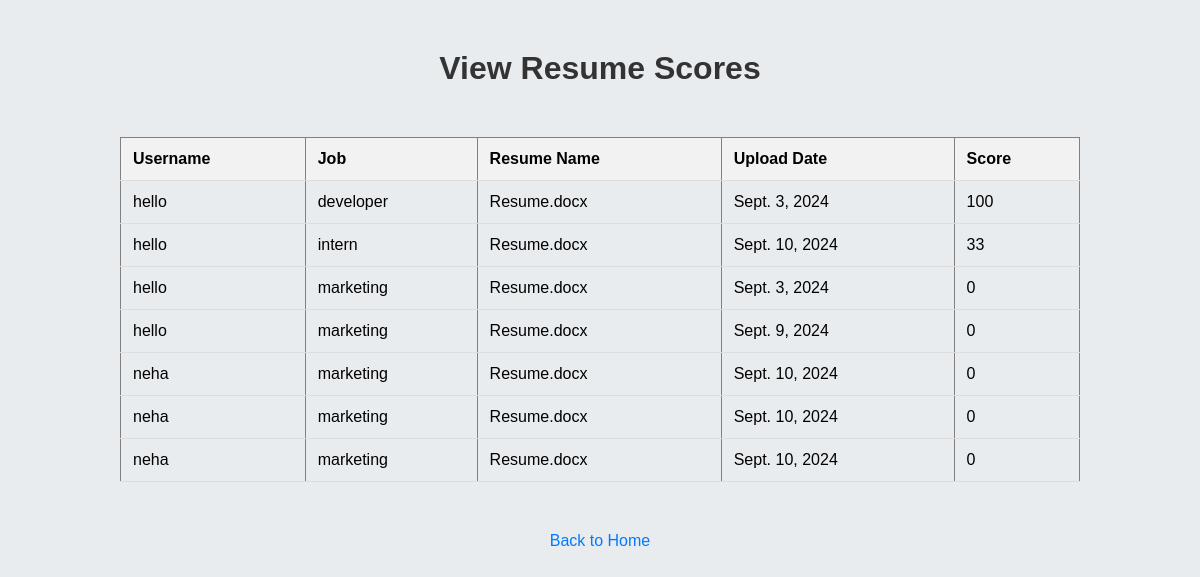
Screenshot of /view_score/ with the database file from the repository.
### ResumeAnalysisApp/models.py (models this page shows, shortened)
class ResumeUpload(models.Model):
    job = models.ForeignKey(JobPost, on_delete=models.CASCADE)
    username = models.CharField(max_length=100)
    resume_name = models.CharField(max_length=100)
    upload_date = models.DateField(auto_now_add=True)
    resume_json = models.TextField()
    resume_score = models.IntegerField()

class JobPost(models.Model):
    job_name = models.CharField(max_length=100)
    job_details = models.TextField()
    skills = models.TextField()
    post_date = models.DateField(auto_now_add=True)
    company_name = models.CharField(max_length=100)
    salary = models.CharField(max_length=50)

### ResumeAnalysisApp/views.py (the view)
# urls.py: path('view_score/', views.view_score, name='view_score'),
def view_score(request):
    resumes = ResumeUpload.objects.all().order_by('-resume_score')
    context = {'resumes': resumes}
    return render(request, 'ViewScore.html', context)

### ResumeAnalysisApp/templates/ViewScore.html (shortened to what this page needs)
<!DOCTYPE html>
<html>
<head>
    {% load static %}
    <link rel="stylesheet" type="text/css" href="{% static 'css/ViewScore.css' %}">
</head>
<body>
    <h1>View Resume Scores</h1>
    <table border="1">
        <tr>
            <th>Username</th>
            <th>Job</th>
            <th>Resume Name</th>
            <th>Upload Date</th>
            <th>Score</th>
        </tr>
        {% for resume in resumes %}
        <tr>
            <td>{{ resume.username }}</td>
            <td>{{ resume.job.job_name }}</td>
            <td>{{ resume.resume_name }}</td>
            <td>{{ resume.upload_date }}</td>
            <td>{{ resume.resume_score }}</td>
        </tr>
        {% endfor %}
    </table>
    <a href="{% url 'index' %}">Back to Home</a>
</body>
</html>

### ResumeAnalysisApp/static/css/ViewScore.css (style rules this page uses)
body { font-family: Arial, sans-serif; background-color: #e9ecef; text-align: center; margin: 0; padding: 0; }
h1 { color: #333; margin-top: 50px; }
table { margin: 50px auto; border-collapse: collapse; width: 80%; text-align: left; }
th, td { padding: 12px; border-bottom: 1px solid #ddd; }
th { background-color: #f2f2f2; }
a { display: block; margin-top: 20px; color: #007BFF; text-decoration: none; }

### rows the page displays
ResumeUpload: username "hello", job.job_name "developer", resume_name "Resume.docx", upload_date "Sept. 3, 2024", resume_score "100"
ResumeUpload: username "hello", job.job_name "intern", resume_name "Resume.docx", upload_date "Sept. 10, 2024", resume_score "33"
ResumeUpload: username "hello", job.job_name "marketing", resume_name "Resume.docx", upload_date "Sept. 3, 2024", resume_score "0"
ResumeUpload: username "hello", job.job_name "marketing", resume_name "Resume.docx", upload_date "Sept. 9, 2024", resume_score "0"
ResumeUpload: username "neha", job.job_name "marketing", resume_name "Resume.docx", upload_date "Sept. 10, 2024", resume_score "0"
ResumeUpload: username "neha", job.job_name "marketing", resume_name "Resume.docx", upload_date "Sept. 10, 2024", resume_score "0"
ResumeUpload: username "neha", job.job_name "marketing", resume_name "Resume.docx", upload_date "Sept. 10, 2024", resume_score "0"
